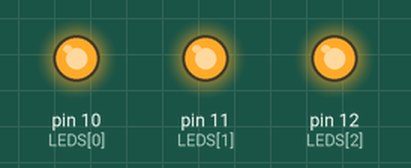
This sketch was run on a simulated Arduino Uno, built with avr-gcc and run on an emulated ATmega328P. On the bench: output pins drawn as LEDs (lit = HIGH).

Above: at 0.2 s.
At 1.7 s:
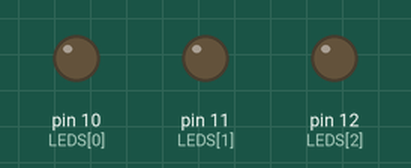
Timing chart, 0 to 3.0 s (numbered marks = the images above):
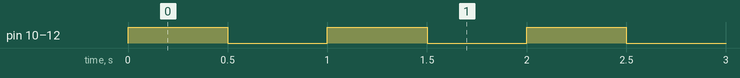

The sketch:

01_LED_06.ino
```cpp
int LEDS[] = {10, 11, 12};
int count = 3;


void blinkALL(bool state) {
  for (int i = 0; i < count; i++) {
    digitalWrite(LEDS[i], state ? HIGH : LOW);

  // state ? HIGH : LOW
  //  => 조건 ? true일 때 반환할 값 : false일 때 반환할 값
  // 삼항연산자 : if 문을 아주 짧게 줄여놓은 것

  // if state == true:
  //    return HIGH
  // else:
  //    return LOW

  // delay(500);
  }
  delay(500);
}

void setup() {
  for (int i = 0; i < count; i++) {
    pinMode(LEDS[i], OUTPUT);
  }
}

void loop() {
  blinkALL(true);
  blinkALL(false);
}
```

Measured:
- by itself, pin 10 (LEDS[0]), pin 11 (LEDS[1]), pin 12 (LEDS[2]): alternates HIGH for 0.50 s and LOW for 0.50 s
